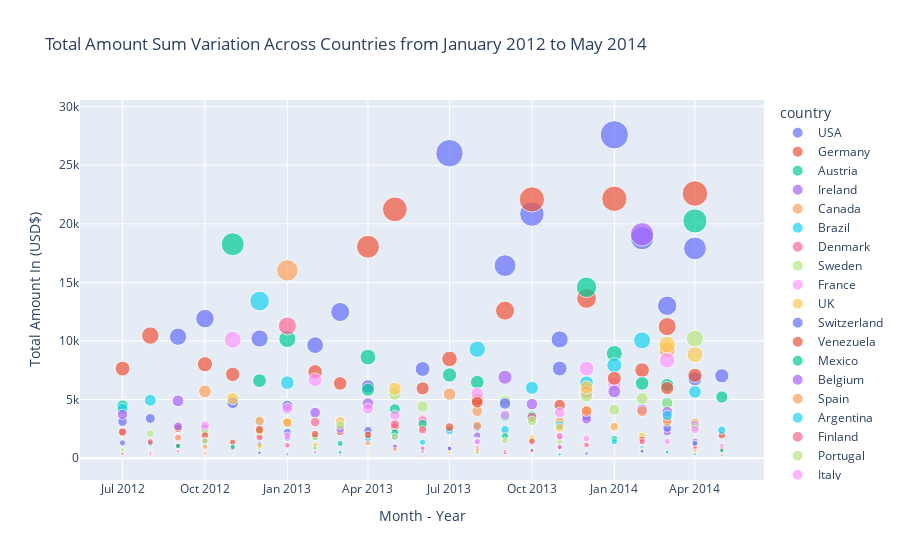

Notebook code cell kept with this figure:
### Code cell
px.scatter(data_frame=month_country_group,
           x="monthyear",
           y="total_amount_sum",
           color="country",
           size="total_amount_sum",
           labels={
               "monthyear":"Month - Year",
               "total_amount_sum":"Total Amount In (USD$)"
           },
           title="Total Amount Sum Variation Across Countries from January 2012 to May 2014")

### Figure 1 — Plotly figure (JSON) as saved in the notebook; plotly's stock layout.template omitted (floating-point values rounded to 4 significant figures)
{"data": [{"hovertemplate": "country=USA<br>Month - Year=%{x}<br>Total Amount In (USD$)=%{marker.size}<extra></extra>", "legendgroup": "USA", "marker": {"color": "#636efa", "size": [27590.0, 26020.0, 20840.0, 18780.0, 17900.0, 16430.0, 13000.0, 12470.0, 11910.0, 10367, 10210.0, 10130.0, 9644.0, 7608.0, 7026.0, 6124.0, 4729.0, 4456, 3632.0, 3392.0, 2658.0, 1301.0, 1023.0], "sizemode": "area", "sizeref": 68.99, "symbol": "circle"}, "mode": "markers", "name": "USA", "orientation": "v", "showlegend": true, "type": "scatter", "x": ["2014-01-01T00:00:00", "2013-07-01T00:00:00", "2013-10-01T00:00:00", "2014-02-01T00:00:00", "2014-04-01T00:00:00", "2013-09-01T00:00:00", "2014-03-01T00:00:00", "2013-03-01T00:00:00", "2012-10-01T00:00:00", "2012-09-01T00:00:00", "2012-12-01T00:00:00", "2013-11-01T00:00:00", "2013-02-01T00:00:00", "2013-06-01T00:00:00", "2014-05-01T00:00:00", "2013-04-01T00:00:00", "2012-11-01T00:00:00", "2013-01-01T00:00:00", "2013-12-01T00:00:00", "2012-08-01T00:00:00", "2013-08-01T00:00:00", "2012-07-01T00:00:00", "2013-05-01T00:00:00"], "xaxis": "x", "y": [27590.0, 26020.0, 20840.0, 18780.0, 17900.0, 16430.0, 13000.0, 12470.0, 11910.0, 10367, 10210.0, 10130.0, 9644.0, 7608.0, 7026.0, 6124.0, 4729.0, 4456, 3632.0, 3392.0, 2658.0, 1301.0, 1023.0], "yaxis": "y"}, {"hovertemplate": "country=Germany<br>Month - Year=%{x}<br>Total Amount In (USD$)=%{marker.size}<extra></extra>", "legendgroup": "Germany", "marker": {"color": "#EF553B", "size": [22580.0, 22140.0, 22080.0, 21234, 18040.0, 13630.0, 12590.0, 11220.0, 10460.0, 8465.0, 8015.0, 7641.0, 7510.0, 7358.0, 7148, 5954.0, 4999.0, 4530.0, 3009.0, 2552.0, 2278.0, 1990.0, 1960.0], "sizemode": "area", "sizeref": 68.99, "symbol": "circle"}, "mode": "markers", "name": "Germany", "orientation": "v", "showlegend": true, "type": "scatter", "x": ["2014-04-01T00:00:00", "2014-01-01T00:00:00", "2013-10-01T00:00:00", "2013-05-01T00:00:00", "2013-04-01T00:00:00", "2013-12-01T00:00:00", "2013-09-01T00:00:00", "2014-03-01T00:00:00", "2012-08-01T00:00:00", "2013-07-01T00:00:00", "2012-10-01T00:00:00", "2012-07-01T00:00:00", "2014-02-01T00:00:00", "2013-02-01T00:00:00", "2012-11-01T00:00:00", "2013-06-01T00:00:00", "2013-08-01T00:00:00", "2013-11-01T00:00:00", "2013-01-01T00:00:00", "2012-09-01T00:00:00", "2013-03-01T00:00:00", "2012-12-01T00:00:00", "2014-05-01T00:00:00"], "xaxis": "x", "y": [22580.0, 22140.0, 22080.0, 21234, 18040.0, 13630.0, 12590.0, 11220.0, 10460.0, 8465.0, 8015.0, 7641.0, 7510.0, 7358.0, 7148, 5954.0, 4999.0, 4530.0, 3009.0, 2552.0, 2278.0, 1990.0, 1960.0], "yaxis": "y"}, {"hovertemplate": "country=Austria<br>Month - Year=%{x}<br>Total Amount In (USD$)=%{marker.size}<extra></extra>", "legendgroup": "Austria", "marker": {"color": "#00cc96", "size": [20240.0, 18250.0, 14584, 10170.0, 8930.0, 8623.0, 7100.0, 6615.0, 6483.0, 6379.0, 6222.0, 5218, 4483.0, 4180, 3601.0, 3559.0, 1913.0, 1792, 647.8, 502.2], "sizemode": "area", "sizeref": 68.99, "symbol": "circle"}, "mode": "markers", "name": "Austria", "orientation": "v", "showlegend": true, "type": "scatter", "x": ["2014-04-01T00:00:00", "2012-11-01T00:00:00", "2013-12-01T00:00:00", "2013-01-01T00:00:00", "2014-01-01T00:00:00", "2013-04-01T00:00:00", "2013-07-01T00:00:00", "2012-12-01T00:00:00", "2013-08-01T00:00:00", "2014-02-01T00:00:00", "2014-03-01T00:00:00", "2014-05-01T00:00:00", "2012-07-01T00:00:00", "2013-05-01T00:00:00", "2013-10-01T00:00:00", "2013-09-01T00:00:00", "2013-11-01T00:00:00", "2013-02-01T00:00:00", "2013-06-01T00:00:00", "2013-03-01T00:00:00"], "xaxis": "x", "y": [20240.0, 18250.0, 14584, 10170.0, 8930.0, 8623.0, 7100.0, 6615.0, 6483.0, 6379.0, 6222.0, 5218, 4483.0, 4180, 3601.0, 3559.0, 1913.0, 1792, 647.8, 502.2], "yaxis": "y"}, {"hovertemplate": "country=Ireland<br>Month - Year=%{x}<br>Total Amount In (USD$)=%{marker.size}<extra></extra>", "legendgroup": "Ireland", "marker": {"color": "#ab63fa", "size": [19100.0, 6905.0, 4889, 4663, 4608.0, 3128.0, 3109, 2545.0, 2248.0, 1928, 1748.0, 1446.0, 997], "sizemode": "area", "sizeref": 68.99, "symbol": "circle"}, "mode": "markers", "name": "Ireland", "orientation": "v", "showlegend": true, "type": "scatter", "x": ["2014-02-01T00:00:00", "2013-09-01T00:00:00", "2012-09-01T00:00:00", "2013-04-01T00:00:00", "2013-10-01T00:00:00", "2012-12-01T00:00:00", "2013-06-01T00:00:00", "2012-10-01T00:00:00", "2014-03-01T00:00:00", "2013-08-01T00:00:00", "2013-01-01T00:00:00", "2014-04-01T00:00:00", "2013-11-01T00:00:00"], "xaxis": "x", "y": [19100.0, 6905.0, 4889, 4663, 4608.0, 3128.0, 3109, 2545.0, 2248.0, 1928, 1748.0, 1446.0, 997], "yaxis": "y"}, {"hovertemplate": "country=Canada<br>Month - Year=%{x}<br>Total Amount In (USD$)=%{marker.size}<extra></extra>", "legendgroup": "Canada", "marker": {"color": "#FFA15A", "size": [16030.0, 9223.0, 5697.0, 5466, 4015, 3306, 3118, 3005.0, 2253.0, 1322.0, 1078, 638.5, 187], "sizemode": "area", "sizeref": 68.99, "symbol": "circle"}, "mode": "markers", "name": "Canada", "orientation": "v", "showlegend": true, "type": "scatter", "x": ["2013-01-01T00:00:00", "2014-03-01T00:00:00", "2012-10-01T00:00:00", "2013-07-01T00:00:00", "2013-08-01T00:00:00", "2013-06-01T00:00:00", "2013-11-01T00:00:00", "2014-04-01T00:00:00", "2012-12-01T00:00:00", "2013-04-01T00:00:00", "2013-02-01T00:00:00", "2013-10-01T00:00:00", "2014-01-01T00:00:00"], "xaxis": "x", "y": [16030.0, 9223.0, 5697.0, 5466, 4015, 3306, 3118, 3005.0, 2253.0, 1322.0, 1078, 638.5, 187], "yaxis": "y"}, {"hovertemplate": "country=Brazil<br>Month - Year=%{x}<br>Total Amount In (USD$)=%{marker.size}<extra></extra>", "legendgroup": "Brazil", "marker": {"color": "#19d3f3", "size": [13410.0, 10050.0, 9297.0, 7930.0, 6451.0, 6440.0, 6007.0, 5653.0, 4942.0, 4740.0, 4224.0, 2795.0, 2613.0, 2424.0, 2385.0, 2363.0, 2163.0, 1730, 1352.0, 928, 914.4, 349.5], "sizemode": "area", "sizeref": 68.99, "symbol": "circle"}, "mode": "markers", "name": "Brazil", "orientation": "v", "showlegend": true, "type": "scatter", "x": ["2012-12-01T00:00:00", "2014-02-01T00:00:00", "2013-08-01T00:00:00", "2014-01-01T00:00:00", "2013-12-01T00:00:00", "2013-01-01T00:00:00", "2013-10-01T00:00:00", "2014-04-01T00:00:00", "2012-08-01T00:00:00", "2014-03-01T00:00:00", "2012-07-01T00:00:00", "2013-11-01T00:00:00", "2013-03-01T00:00:00", "2013-09-01T00:00:00", "2014-05-01T00:00:00", "2013-07-01T00:00:00", "2013-05-01T00:00:00", "2013-04-01T00:00:00", "2013-06-01T00:00:00", "2012-11-01T00:00:00", "2013-02-01T00:00:00", "2012-09-01T00:00:00"], "xaxis": "x", "y": [13410.0, 10050.0, 9297.0, 7930.0, 6451.0, 6440.0, 6007.0, 5653.0, 4942.0, 4740.0, 4224.0, 2795.0, 2613.0, 2424.0, 2385.0, 2363.0, 2163.0, 1730, 1352.0, 928, 914.4, 349.5], "yaxis": "y"}, {"hovertemplate": "country=Denmark<br>Month - Year=%{x}<br>Total Amount In (USD$)=%{marker.size}<extra></extra>", "legendgroup": "Denmark", "marker": {"color": "#FF6692", "size": [11280.0, 5628.0, 3490, 3344.0, 2719, 1766.0, 990, 920, 877.5, 870, 835.2, 834.2, 570, 412, 244.3], "sizemode": "area", "sizeref": 68.99, "symbol": "circle"}, "mode": "markers", "name": "Denmark", "orientation": "v", "showlegend": true, "type": "scatter", "x": ["2013-01-01T00:00:00", "2013-12-01T00:00:00", "2013-10-01T00:00:00", "2014-03-01T00:00:00", "2013-03-01T00:00:00", "2012-12-01T00:00:00", "2014-04-01T00:00:00", "2013-11-01T00:00:00", "2013-07-01T00:00:00", "2013-08-01T00:00:00", "2013-06-01T00:00:00", "2012-11-01T00:00:00", "2013-09-01T00:00:00", "2012-10-01T00:00:00", "2014-05-01T00:00:00"], "xaxis": "x", "y": [11280.0, 5628.0, 3490, 3344.0, 2719, 1766.0, 990, 920, 877.5, 870, 835.2, 834.2, 570, 412, 244.3], "yaxis": "y"}, {"hovertemplate": "country=Sweden<br>Month - Year=%{x}<br>Total Amount In (USD$)=%{marker.size}<extra></extra>", "legendgroup": "Sweden", "marker": {"color": "#B6E880", "size": [10200.0, 5488.0, 5308.0, 5082.0, 4879.0, 4670.0, 4410.0, 4136.0, 3175, 2326.0, 2262.0, 2102, 1801.0, 1504.0, 1459, 724.5], "sizemode": "area", "sizeref": 68.99, "symbol": "circle"}, "mode": "markers", "name": "Sweden", "orientation": "v", "showlegend": true, "type": "scatter", "x": ["2014-04-01T00:00:00", "2013-05-01T00:00:00", "2013-12-01T00:00:00", "2014-02-01T00:00:00", "2013-09-01T00:00:00", "2014-03-01T00:00:00", "2013-06-01T00:00:00", "2014-01-01T00:00:00", "2013-10-01T00:00:00", "2012-12-01T00:00:00", "2012-10-01T00:00:00", "2012-08-01T00:00:00", "2013-02-01T00:00:00", "2013-08-01T00:00:00", "2013-11-01T00:00:00", "2012-07-01T00:00:00"], "xaxis": "x", "y": [10200.0, 5488.0, 5308.0, 5082.0, 4879.0, 4670.0, 4410.0, 4136.0, 3175, 2326.0, 2262.0, 2102, 1801.0, 1504.0, 1459, 724.5], "yaxis": "y"}, {"hovertemplate": "country=France<br>Month - Year=%{x}<br>Total Amount In (USD$)=%{marker.size}<extra></extra>", "legendgroup": "France", "marker": {"color": "#FF97FF", "size": [10110.0, 8350.0, 7636.0, 6682.0, 6332.0, 5498.0, 4227.0, 4226.0, 3969, 3900.0, 3675.0, 3658, 3213.0, 3073.0, 2798.0, 2287.0, 1810.0, 1296, 1057, 823, 538.6, 255, 91.2], "sizemode": "area", "sizeref": 68.99, "symbol": "circle"}, "mode": "markers", "name": "France", "orientation": "v", "showlegend": true, "type": "scatter", "x": ["2012-11-01T00:00:00", "2014-03-01T00:00:00", "2013-12-01T00:00:00", "2013-02-01T00:00:00", "2014-01-01T00:00:00", "2013-08-01T00:00:00", "2013-04-01T00:00:00", "2013-01-01T00:00:00", "2014-02-01T00:00:00", "2013-11-01T00:00:00", "2013-09-01T00:00:00", "2013-05-01T00:00:00", "2013-06-01T00:00:00", "2013-03-01T00:00:00", "2012-10-01T00:00:00", "2012-07-01T00:00:00", "2012-09-01T00:00:00", "2013-10-01T00:00:00", "2014-05-01T00:00:00", "2013-07-01T00:00:00", "2012-08-01T00:00:00", "2014-04-01T00:00:00", "2012-12-01T00:00:00"], "xaxis": "x", "y": [10110.0, 8350.0, 7636.0, 6682.0, 6332.0, 5498.0, 4227.0, 4226.0, 3969, 3900.0, 3675.0, 3658, 3213.0, 3073.0, 2798.0, 2287.0, 1810.0, 1296, 1057, 823, 538.6, 255, 91.2], "yaxis": "y"}, {"hovertemplate": "country=UK<br>Month - Year=%{x}<br>Total Amount In (USD$)=%{marker.size}<extra></extra>", "legendgroup": "UK", "marker": {"color": "#FECB52", "size": [9689.0, 8834.0, 6037.0, 5916.0, 5084.0, 3189, 3152.0, 3063, 2696.0, 2620.0, 2608, 1912, 1704, 1085.0, 758.5, 516.8, 493, 479.4, 384.4, 352, 45], "sizemode": "area", "sizeref": 68.99, "symbol": "circle"}, "mode": "markers", "name": "UK", "orientation": "v", "showlegend": true, "type": "scatter", "x": ["2014-03-01T00:00:00", "2014-04-01T00:00:00", "2013-12-01T00:00:00", "2013-05-01T00:00:00", "2012-11-01T00:00:00", "2012-12-01T00:00:00", "2013-03-01T00:00:00", "2013-01-01T00:00:00", "2014-01-01T00:00:00", "2013-06-01T00:00:00", "2013-11-01T00:00:00", "2014-02-01T00:00:00", "2013-10-01T00:00:00", "2013-02-01T00:00:00", "2013-08-01T00:00:00", "2012-09-01T00:00:00", "2013-07-01T00:00:00", "2012-08-01T00:00:00", "2012-10-01T00:00:00", "2013-04-01T00:00:00", "2013-09-01T00:00:00"], "xaxis": "x", "y": [9689.0, 8834.0, 6037.0, 5916.0, 5084.0, 3189, 3152.0, 3063, 2696.0, 2620.0, 2608, 1912, 1704, 1085.0, 758.5, 516.8, 493, 479.4, 384.4, 352, 45], "yaxis": "y"}, {"hovertemplate": "country=Switzerland<br>Month - Year=%{x}<br>Total Amount In (USD$)=%{marker.size}<extra></extra>", "legendgroup": "Switzerland", "marker": {"color": "#636efa", "size": [7648.0, 6766.0, 4667.0, 3116.0, 2576.0, 2356, 2208, 1824.0, 1174, 586], "sizemode": "area", "sizeref": 68.99, "symbol": "circle"}, "mode": "markers", "name": "Switzerland", "orientation": "v", "showlegend": true, "type": "scatter", "x": ["2013-11-01T00:00:00", "2014-04-01T00:00:00", "2013-09-01T00:00:00", "2012-07-01T00:00:00", "2014-03-01T00:00:00", "2013-04-01T00:00:00", "2013-01-01T00:00:00", "2013-05-01T00:00:00", "2012-12-01T00:00:00", "2014-05-01T00:00:00"], "xaxis": "x", "y": [7648.0, 6766.0, 4667.0, 3116.0, 2576.0, 2356, 2208, 1824.0, 1174, 586], "yaxis": "y"}, {"hovertemplate": "country=Venezuela<br>Month - Year=%{x}<br>Total Amount In (USD$)=%{marker.size}<extra></extra>", "legendgroup": "Venezuela", "marker": {"color": "#EF553B", "size": [7068.0, 6808, 6378.0, 5976.0, 4774.0, 3986.0, 2650.0, 2643, 2445.0, 2221.0, 2052.0, 1987, 1940, 1850, 1598.0, 1452.0, 1415.0, 1360, 1051.0, 762.6, 400], "sizemode": "area", "sizeref": 68.99, "symbol": "circle"}, "mode": "markers", "name": "Venezuela", "orientation": "v", "showlegend": true, "type": "scatter", "x": ["2014-04-01T00:00:00", "2014-01-01T00:00:00", "2013-03-01T00:00:00", "2014-03-01T00:00:00", "2013-08-01T00:00:00", "2013-12-01T00:00:00", "2013-05-01T00:00:00", "2013-07-01T00:00:00", "2012-12-01T00:00:00", "2012-07-01T00:00:00", "2013-02-01T00:00:00", "2013-04-01T00:00:00", "2012-10-01T00:00:00", "2013-11-01T00:00:00", "2014-02-01T00:00:00", "2013-10-01T00:00:00", "2012-08-01T00:00:00", "2012-11-01T00:00:00", "2012-09-01T00:00:00", "2014-05-01T00:00:00", "2013-01-01T00:00:00"], "xaxis": "x", "y": [7068.0, 6808, 6378.0, 5976.0, 4774.0, 3986.0, 2650.0, 2643, 2445.0, 2221.0, 2052.0, 1987, 1940, 1850, 1598.0, 1452.0, 1415.0, 1360, 1051.0, 762.6, 400], "yaxis": "y"}, {"hovertemplate": "country=Mexico<br>Month - Year=%{x}<br>Total Amount In (USD$)=%{marker.size}<extra></extra>", "legendgroup": "Mexico", "marker": {"color": "#00cc96", "size": [5848.0, 2920.0, 2156.0, 1867.0, 1635, 1303.0, 1269.0, 1249.0, 1196, 1043.0, 972, 660, 539.5, 514.4, 479.8, 320, 100.8], "sizemode": "area", "sizeref": 68.99, "symbol": "circle"}, "mode": "markers", "name": "Mexico", "orientation": "v", "showlegend": true, "type": "scatter", "x": ["2013-04-01T00:00:00", "2013-06-01T00:00:00", "2013-05-01T00:00:00", "2013-09-01T00:00:00", "2014-01-01T00:00:00", "2012-10-01T00:00:00", "2012-08-01T00:00:00", "2013-03-01T00:00:00", "2014-04-01T00:00:00", "2012-09-01T00:00:00", "2012-11-01T00:00:00", "2014-05-01T00:00:00", "2014-02-01T00:00:00", "2014-03-01T00:00:00", "2013-08-01T00:00:00", "2013-11-01T00:00:00", "2012-07-01T00:00:00"], "xaxis": "x", "y": [5848.0, 2920.0, 2156.0, 1867.0, 1635, 1303.0, 1269.0, 1249.0, 1196, 1043.0, 972, 660, 539.5, 514.4, 479.8, 320, 100.8], "yaxis": "y"}, {"hovertemplate": "country=Belgium<br>Month - Year=%{x}<br>Total Amount In (USD$)=%{marker.size}<extra></extra>", "legendgroup": "Belgium", "marker": {"color": "#ab63fa", "size": [5693, 4160.0, 3956.0, 3891, 3730, 3332, 2801.0, 2709.0, 2484.0, 1434, 946], "sizemode": "area", "sizeref": 68.99, "symbol": "circle"}, "mode": "markers", "name": "Belgium", "orientation": "v", "showlegend": true, "type": "scatter", "x": ["2014-01-01T00:00:00", "2014-02-01T00:00:00", "2014-03-01T00:00:00", "2013-02-01T00:00:00", "2012-07-01T00:00:00", "2013-12-01T00:00:00", "2014-04-01T00:00:00", "2012-09-01T00:00:00", "2013-03-01T00:00:00", "2013-08-01T00:00:00", "2013-05-01T00:00:00"], "xaxis": "x", "y": [5693, 4160.0, 3956.0, 3891, 3730, 3332, 2801.0, 2709.0, 2484.0, 1434, 946], "yaxis": "y"}, {"hovertemplate": "country=Spain<br>Month - Year=%{x}<br>Total Amount In (USD$)=%{marker.size}<extra></extra>", "legendgroup": "Spain", "marker": {"color": "#FFA15A", "size": [4036.0, 4010.0, 3146.0, 2775.0, 1740.0, 1123, 982, 749, 338.2, 241.9, 155, 136], "sizemode": "area", "sizeref": 68.99, "symbol": "circle"}, "mode": "markers", "name": "Spain", "orientation": "v", "showlegend": true, "type": "scatter", "x": ["2013-12-01T00:00:00", "2014-02-01T00:00:00", "2014-03-01T00:00:00", "2013-08-01T00:00:00", "2012-09-01T00:00:00", "2014-04-01T00:00:00", "2012-10-01T00:00:00", "2013-05-01T00:00:00", "2013-01-01T00:00:00", "2012-08-01T00:00:00", "2013-06-01T00:00:00", "2012-11-01T00:00:00"], "xaxis": "x", "y": [4036.0, 4010.0, 3146.0, 2775.0, 1740.0, 1123, 982, 749, 338.2, 241.9, 155, 136], "yaxis": "y"}, {"hovertemplate": "country=Argentina<br>Month - Year=%{x}<br>Total Amount In (USD$)=%{marker.size}<extra></extra>", "legendgroup": "Argentina", "marker": {"color": "#19d3f3", "size": [3646.0, 1409, 866.7, 706, 443.4, 381, 319.2, 225.5, 110, 12.5], "sizemode": "area", "sizeref": 68.99, "symbol": "circle"}, "mode": "markers", "name": "Argentina", "orientation": "v", "showlegend": true, "type": "scatter", "x": ["2014-03-01T00:00:00", "2014-01-01T00:00:00", "2014-02-01T00:00:00", "2013-10-01T00:00:00", "2013-02-01T00:00:00", "2014-04-01T00:00:00", "2013-01-01T00:00:00", "2013-04-01T00:00:00", "2013-05-01T00:00:00", "2013-12-01T00:00:00"], "xaxis": "x", "y": [3646.0, 1409, 866.7, 706, 443.4, 381, 319.2, 225.5, 110, 12.5], "yaxis": "y"}, {"hovertemplate": "country=Finland<br>Month - Year=%{x}<br>Total Amount In (USD$)=%{marker.size}<extra></extra>", "legendgroup": "Finland", "marker": {"color": "#FF6692", "size": [3077, 2890.0, 2414.0, 1871.0, 1470, 1401, 1376, 1132.0, 1092, 886, 642, 629.5, 412.4, 364.8, 120], "sizemode": "area", "sizeref": 68.99, "symbol": "circle"}, "mode": "markers", "name": "Finland", "orientation": "v", "showlegend": true, "type": "scatter", "x": ["2013-02-01T00:00:00", "2013-05-01T00:00:00", "2013-06-01T00:00:00", "2013-11-01T00:00:00", "2012-10-01T00:00:00", "2014-02-01T00:00:00", "2012-08-01T00:00:00", "2013-12-01T00:00:00", "2013-01-01T00:00:00", "2014-04-01T00:00:00", "2013-10-01T00:00:00", "2013-08-01T00:00:00", "2013-09-01T00:00:00", "2012-07-01T00:00:00", "2013-07-01T00:00:00"], "xaxis": "x", "y": [3077, 2890.0, 2414.0, 1871.0, 1470, 1401, 1376, 1132.0, 1092, 886, 642, 629.5, 412.4, 364.8, 120], "yaxis": "y"}, {"hovertemplate": "country=Portugal<br>Month - Year=%{x}<br>Total Amount In (USD$)=%{marker.size}<extra></extra>", "legendgroup": "Portugal", "marker": {"color": "#B6E880", "size": [2825.0, 2634.0, 1836, 1516.0, 1485.0, 851.2, 843.2, 256.5, 154, 68], "sizemode": "area", "sizeref": 68.99, "symbol": "circle"}, "mode": "markers", "name": "Portugal", "orientation": "v", "showlegend": true, "type": "scatter", "x": ["2013-03-01T00:00:00", "2014-04-01T00:00:00", "2013-05-01T00:00:00", "2013-09-01T00:00:00", "2012-10-01T00:00:00", "2013-02-01T00:00:00", "2012-12-01T00:00:00", "2013-07-01T00:00:00", "2012-11-01T00:00:00", "2014-03-01T00:00:00"], "xaxis": "x", "y": [2825.0, 2634.0, 1836, 1516.0, 1485.0, 851.2, 843.2, 256.5, 154, 68], "yaxis": "y"}, {"hovertemplate": "country=Italy<br>Month - Year=%{x}<br>Total Amount In (USD$)=%{marker.size}<extra></extra>", "legendgroup": "Italy", "marker": {"color": "#FF97FF", "size": [2685, 2449, 1917.0, 1853.0, 1668.0, 1420, 1380.0, 698, 608, 543, 537.6, 396.2, 235.2, 193, 93.5, 28], "sizemode": "area", "sizeref": 68.99, "symbol": "circle"}, "mode": "markers", "name": "Italy", "orientation": "v", "showlegend": true, "type": "scatter", "x": ["2014-01-01T00:00:00", "2014-04-01T00:00:00", "2013-01-01T00:00:00", "2013-11-01T00:00:00", "2013-12-01T00:00:00", "2014-03-01T00:00:00", "2013-08-01T00:00:00", "2014-02-01T00:00:00", "2012-09-01T00:00:00", "2013-06-01T00:00:00", "2013-02-01T00:00:00", "2012-08-01T00:00:00", "2013-03-01T00:00:00", "2013-09-01T00:00:00", "2013-10-01T00:00:00", "2013-07-01T00:00:00"], "xaxis": "x", "y": [2685, 2449, 1917.0, 1853.0, 1668.0, 1420, 1380.0, 698, 608, 543, 537.6, 396.2, 235.2, 193, 93.5, 28], "yaxis": "y"}, {"hovertemplate": "country=Norway<br>Month - Year=%{x}<br>Total Amount In (USD$)=%{marker.size}<extra></extra>", "legendgroup": "Norway", "marker": {"color": "#FECB52", "size": [2684.0, 1058.0, 670, 622.4, 500, 200], "sizemode": "area", "sizeref": 68.99, "symbol": "circle"}, "mode": "markers", "name": "Norway", "orientation": "v", "showlegend": true, "type": "scatter", "x": ["2014-01-01T00:00:00", "2012-12-01T00:00:00", "2014-02-01T00:00:00", "2014-04-01T00:00:00", "2013-08-01T00:00:00", "2013-04-01T00:00:00"], "xaxis": "x", "y": [2684.0, 1058.0, 670, 622.4, 500, 200], "yaxis": "y"}, {"hovertemplate": "country=Poland<br>Month - Year=%{x}<br>Total Amount In (USD$)=%{marker.size}<extra></extra>", "legendgroup": "Poland", "marker": {"color": "#636efa", "size": [1278.0, 808, 587.5, 459, 399.9], "sizemode": "area", "sizeref": 68.99, "symbol": "circle"}, "mode": "markers", "name": "Poland", "orientation": "v", "showlegend": true, "type": "scatter", "x": ["2014-04-01T00:00:00", "2013-07-01T00:00:00", "2014-02-01T00:00:00", "2012-12-01T00:00:00", "2013-12-01T00:00:00"], "xaxis": "x", "y": [1278.0, 808, 587.5, 459, 399.9], "yaxis": "y"}], "layout": {"legend": {"itemsizing": "constant", "title": {"text": "country"}, "tracegroupgap": 0}, "title": {"text": "Total Amount Sum Variation Across Countries from January 2012 to May 2014"}, "xaxis": {"anchor": "y", "domain": [0, 1], "title": {"text": "Month - Year"}}, "yaxis": {"anchor": "x", "domain": [0, 1], "title": {"text": "Total Amount In (USD$)"}}}}
